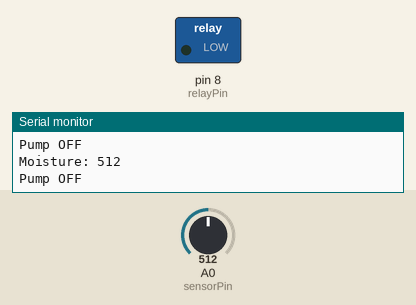
A sketch run on a simulated Arduino Uno, built with avr-gcc and run on an emulated ATmega328P. Shown: switched loads named in the sketch (green lamp = pin HIGH), the last lines printed to the serial monitor. The inputs (shaded band) are chosen by the test bench; at power-on: A0 (sensorPin) = 512.

Above: at 1.8 s.
1.9 s: A0 (sensorPin) set to 493
At 3.0 s:
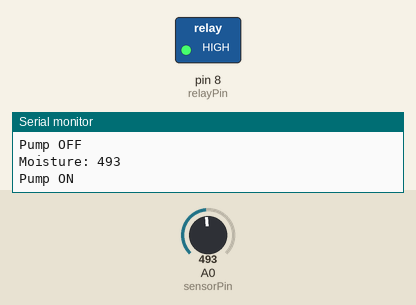
3.5 s: A0 (sensorPin) set to 510
At 4.6 s:
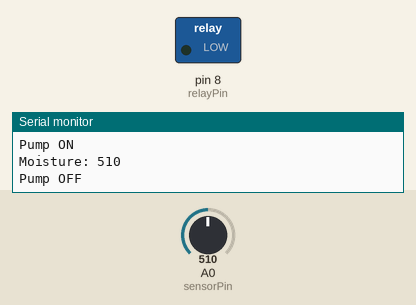
5.5 s: A0 (sensorPin) set to 490
At 7.3 s:
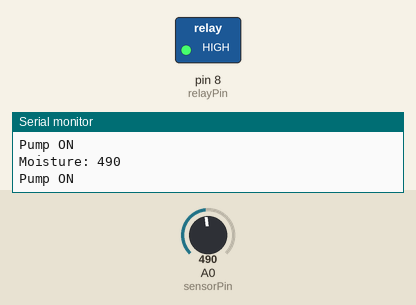
Timing chart, 0 to 8.8 s (numbered marks = the images above; inputs shaded):
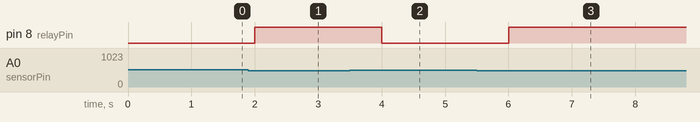

The sketch:

sketch.ino
```cpp
const int sensorPin = A0;
const int relayPin = 8;
const int threshold = 500;

void setup() {
  pinMode(relayPin, OUTPUT);
  Serial.begin(9600);
}

void loop() {
  int moisture = analogRead(sensorPin);

  Serial.print("Moisture: ");
  Serial.println(moisture);

  if (moisture < threshold) {
    digitalWrite(relayPin, HIGH);
    Serial.println("Pump ON");
  } else {
    digitalWrite(relayPin, LOW);
    Serial.println("Pump OFF");
  }

  delay(1000);
}
```

Measured:
- the behaviour switches between 500 and 499 on A0 (sensorPin) (found by bisection; images 0 and 1)
- after the input at 1.9 s, pin 8 (relayPin): LOW → HIGH after 0.10 s
- after the input at 3.5 s, pin 8 (relayPin): HIGH → LOW after 0.50 s
- after the input at 5.5 s, pin 8 (relayPin): LOW → HIGH after 0.50 s
